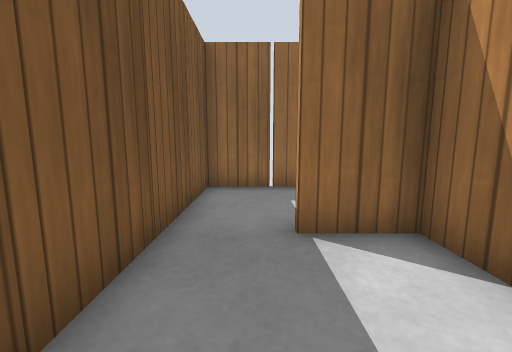
view 1 (above)

24 first-person views from a walk through a world built for the Gazebo simulator. The camera is 0.68 m above the floor, tilts 8° down and sees 90° across. The floor is counted in squares, 0.5 m on a side. Each view is taken from the middle of a square. On the plan, view 1 faces up. The plan holds only what a view shows up to about 13 squares ahead; the rest is blank. Simple patterns stand in for the simulator's built-in surfaces.

view 2
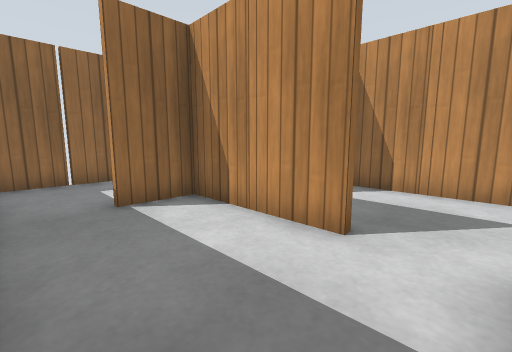

view 3
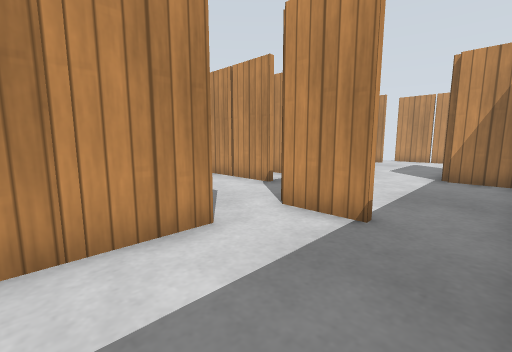

view 4
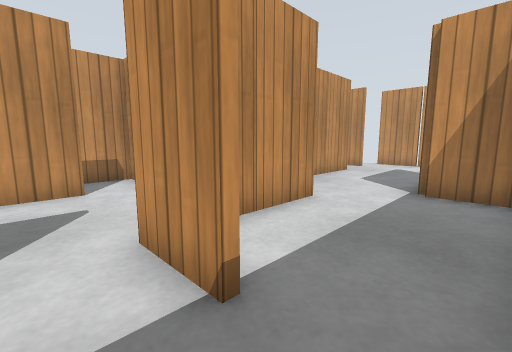

view 5
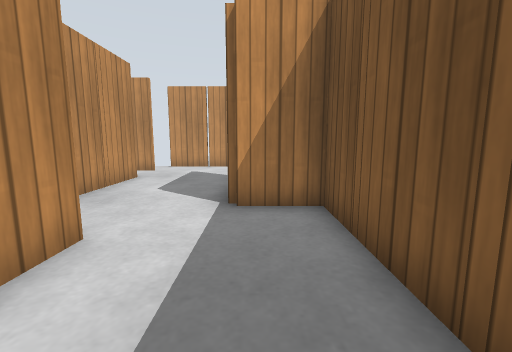

view 6
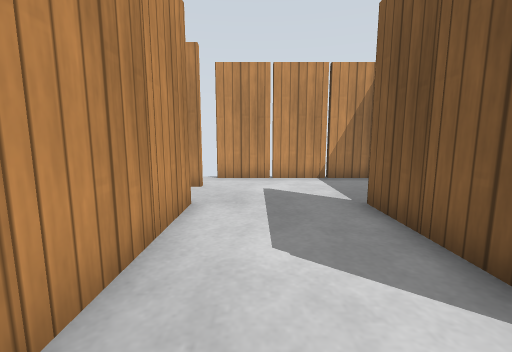

view 7
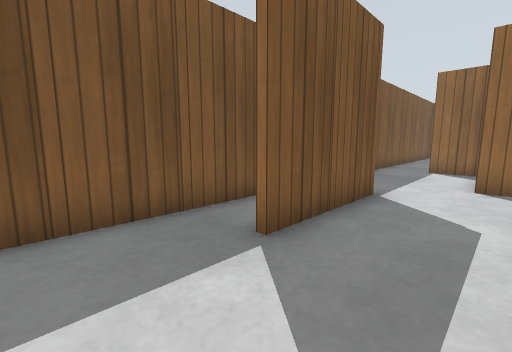

view 8
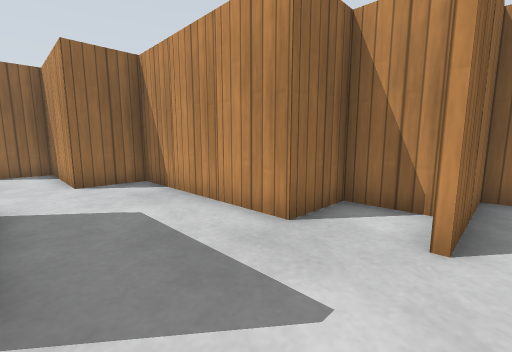

view 9
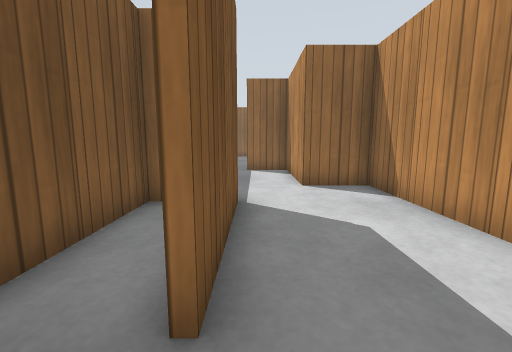

view 10
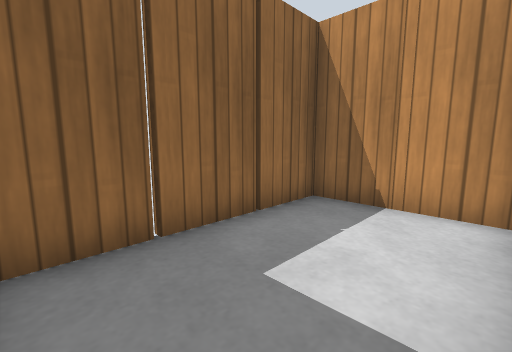

view 11
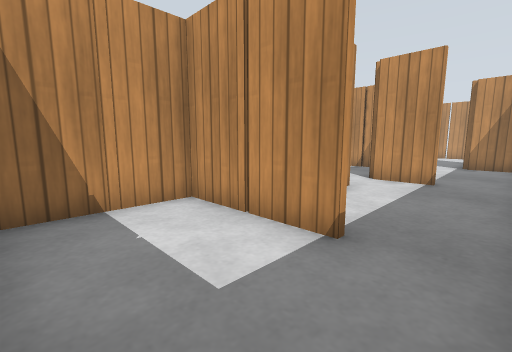

view 12
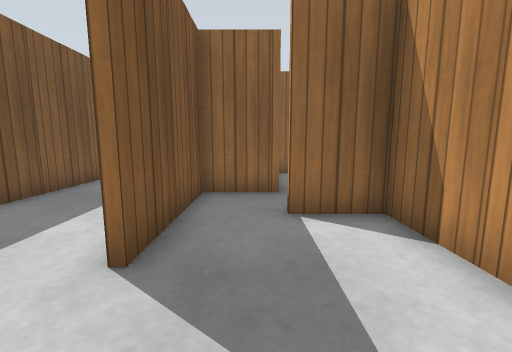

view 13
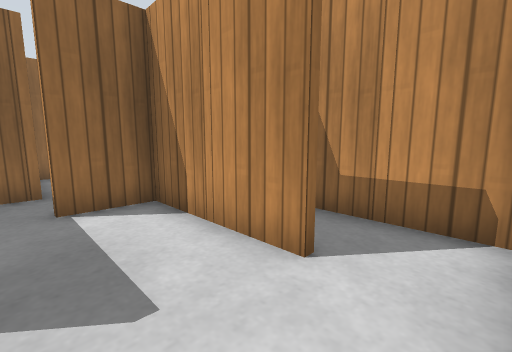

view 14
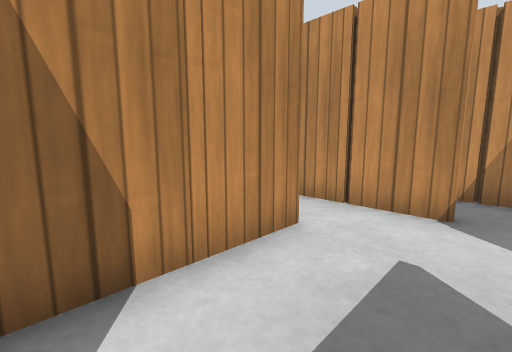

view 15
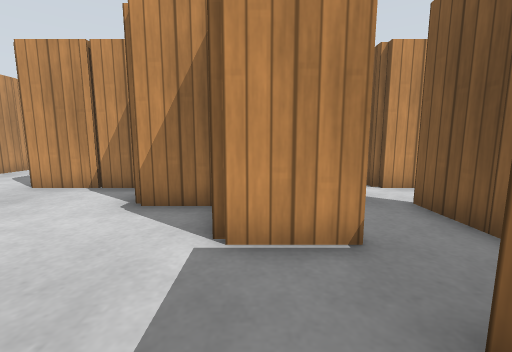

view 16
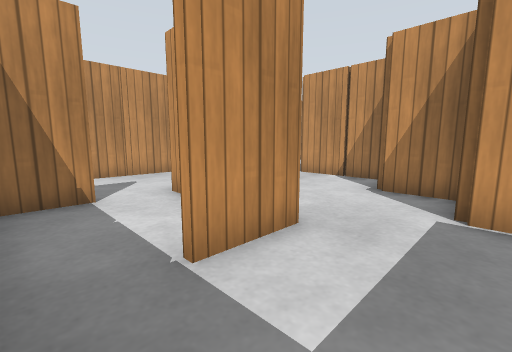

view 17
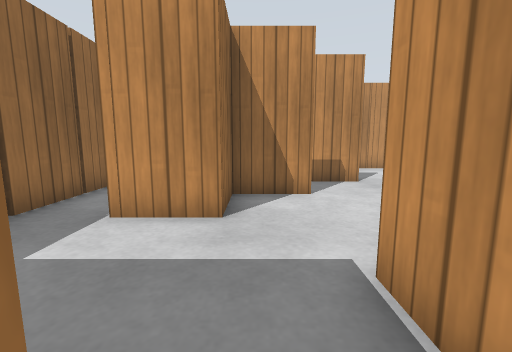

view 18
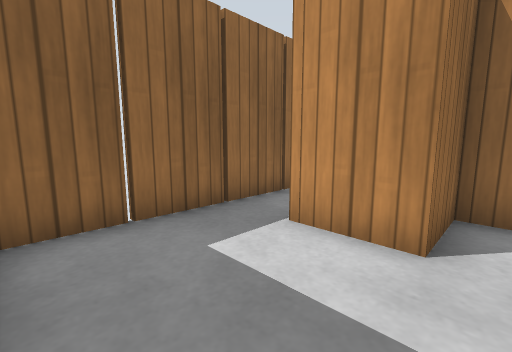

view 19
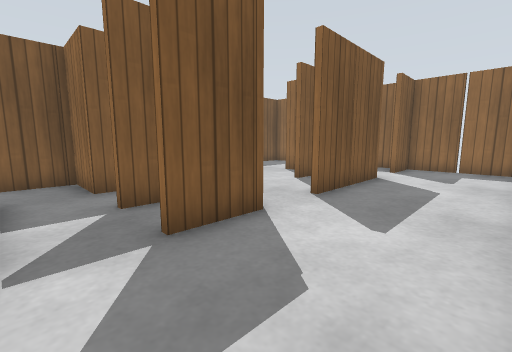

view 20
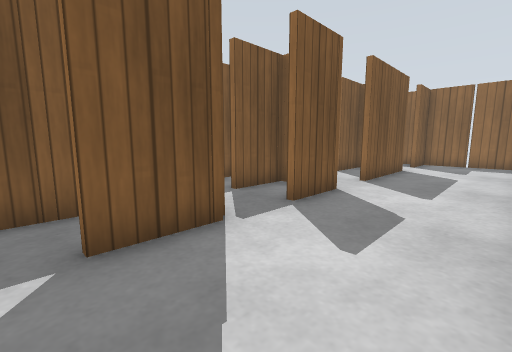

view 21
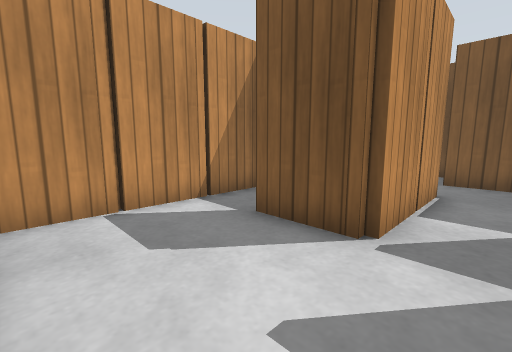

view 22
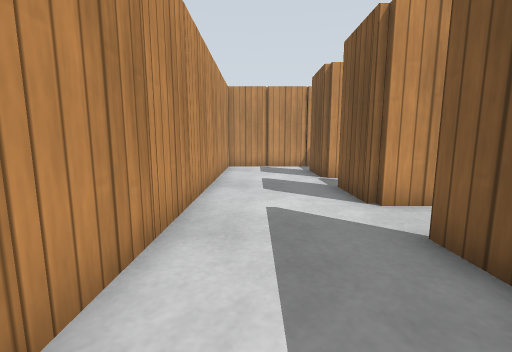

view 23
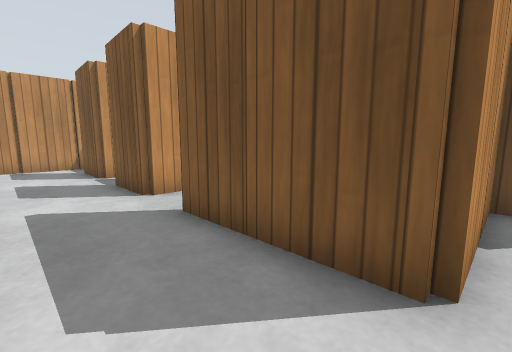

view 24
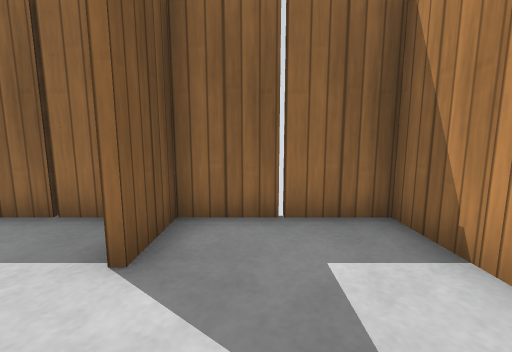

### Floor plan
Points are (right, up) in squares from view 1. A wall is a line through its corners. A room is listed if a view was taken in it or the views show most of it. See-through windows are left out.
Room 1 (views 1, 3, 4, 10, 11, 14, 17, 18)
walls: (2.6, 2.5) (2.6, 1.4); (0.5, 3.8) (4.4, 3.8) (4.4, 7.4) (-1.4, 7.4) (-1.4, 1.2); (2.6, 0.6) (2.6, -0.5); (4.6, 3.6) (0.5, 3.6); (4.5, 1.8) (5.5, 1.8); (2.4, -0.5) (2.4, 2.5); (-1.4, -0.6) (-1.4, -1.6); (0.5, -2.2) (2.5, -2.2); (6.4, -1.5) (6.4, 1.6) (4.5, 1.6)
ways out: opening at (-1, -1.3) to room 2; opening at (4.5, -2) to room 2; opening at (5, 4) to room 3
objects: other object (-2, 0); wooden post (-2, 2); wooden post (-2, 4); wooden post (-2, 6); wooden post (1, 8); wooden post (3, 1); wooden post (3, 3); wooden post (3, 4); wooden post (3, 8); wooden post (5, 5); wooden post (7, -1)
Room 2 (views 2, 5, 6, 7, 8, 9, 12, 13)
walls: (3.9, -6.2) (6.2, -6.2); (0.6, -9.4) (0.6, -10.6); (6.6, -5.4) (6.6, -6.5); (4.5, -4.2) (8.4, -4.2) (8.4, -1.5); (0.6, -11.4) (0.6, -12.5); (8.5, -6.2) (12.5, -6.2); (-1, -8.4) (-1.4, -8.4) (-1.4, -15.1); (6.5, -12.4) (4.4, -12.4) (4.4, -6.4) (2.4, -6.4) (2.4, -2.4) (0.5, -2.4); (6.4, -2.5) (6.4, -1.5); (8.6, -3.9) (8.6, -4.4) (7.5, -4.4); (4.5, -14.4) (5.4, -14.4); (-1.4, -4.5) (-1.4, -8.2) (0.5, -8.2); (10.6, -3.5) (10.6, -4.5); (-1.4, -1.6) (-1.4, -3); (-1.1, -16.2) (4.5, -16.2)
ways out: opening at (-1, -1.3) to room 1; opening at (4.5, -2) to room 1; opening at (13, -5) to room 4
objects: wooden post (-2, -14); wooden post (-2, -12); wooden post (-2, -10); wooden post (-2, -6); wooden post (-2, -4); other object (-2, -2); wooden post (1, -16); wooden post (1, -11); wooden post (1, -9); wooden post (3, -16); wooden post (3, -5); wooden post (3, -3); wooden post (5, -11); wooden post (5, -9); wooden post (5, -7); wooden post (5, -6); wooden post (7, -15) to (7, -14); wooden post (7, -13); wooden post (7, -5); wooden post (7, -4); wooden post (9, -3); wooden post (11, -6); wooden post (11, -3)
Room 3 (views 15, 16)
walls: (8.5, 3.8) (11.5, 3.8); (10.5, 3.6) (8.4, 3.6) (8.4, 4.6); (12.4, 5.5) (12.4, 7.1); (11.9, 7.4) (4.9, 7.4); (5.5, 1.8) (6.5, 1.8)
ways out: opening at (5, 4) to room 1; opening at (8.5, 2) to room 4; opening at (12.5, 5) to room 4
objects: wooden post (7, 8); wooden post (9, 5); wooden post (9, 8); wooden post (11, 3); wooden post (11, 4); wooden post (11, 8)
Room 4 (views 19, 20, 21, 22, 23, 24)
walls: (16.4, -8.4) (16.4, 7.4) (12.6, 7.4) (12.6, 5.5); (12.6, -6.5) (12.6, -8.5); (12.6, -3.4) (12.6, -4.5); (12.4, -0.5) (12.4, 0.6); (10.6, -8) (10.6, -8.5); (12.6, 0.6) (12.6, -0.5); (10.8, -10.2) (16.4, -10.2) (16.4, -9.4); (9.1, -2.2) (12.5, -2.2); (10.4, 1.5) (10.4, 2.6); (12.6, 3.5) (12.6, 1.4); (10.6, 2.5) (10.6, 1.5); (11.5, 3.8) (12.5, 3.8); (6.8, -0.2) (8.5, -0.2)
ways out: opening at (13, -5) to room 2; opening at (8.5, 2) to room 3; opening at (12.5, 5) to room 3
objects: wooden post (7, 1); wooden post (9, -1); wooden post (11, -9); wooden post (11, -2); wooden post (13, -11); wooden post (13, -10); wooden post (13, -7); wooden post (13, -3); wooden post (13, 1); wooden post (13, 3); wooden post (15, -11); wooden post (15, -10); wooden post (15, 8); other object (17, -9); wooden post (17, -7); wooden post (17, -5); wooden post (17, -3); wooden post (17, -1); wooden post (17, 1); wooden post (17, 3); wooden post (17, 5)

Positions as (right, up) in squares from view 1, and headings:
1: (0, 0), facing up
2: (-1, -2), facing up-right
3: (-1, 2), facing down-right
4: (-1, -1), facing down-right
5: (0, -3), facing down
6: (3, -7), facing down
7: (3, -15), facing up-left
8: (1, -15), facing up-right
9: (1, -14), facing up
10: (-1, 4), facing up-right
11: (-1, 7), facing down-right
12: (4, -3), facing up
13: (4, -4), facing up-right
14: (4, 1), facing down-right
15: (6, 5), facing down
16: (6, 7), facing down-right
17: (4, 3), facing right
18: (5, 3), facing up-right
19: (16, -6), facing up-left
20: (16, -9), facing up-left
21: (16, -5), facing down-left
22: (15, 3), facing down
23: (15, 4), facing down-left
24: (14, 3), facing up
